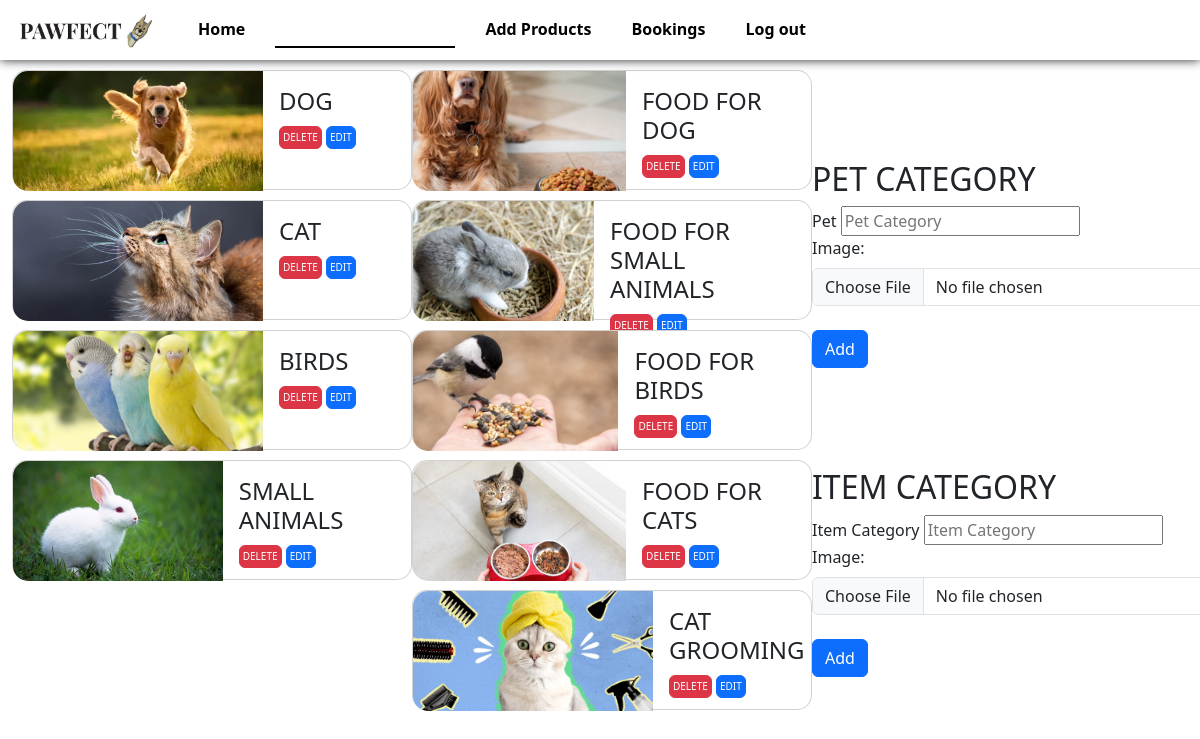
Screenshot of /add_pet (signed in) with the database file from the repository.
### app/models.py (models this page shows)
class Pet(models.Model):
    pet=models.TextField()
    img=models.FileField()

class Category(models.Model):
    category=models.TextField()
    img=models.FileField()

### app/views.py (the view)
# urls.py: path('add_pet',views.add_pet),
def add_pet(req):
    if 'eshop' in req.session:
        if req.method=='POST':
            if 'pet_form' in req.POST:
                pet_cate=req.POST['pet']
                petImg=req.FILES.get('petImg')
                data=Pet.objects.create(pet=pet_cate,img=petImg)
                data.save()
            elif 'category_form' in req.POST:
                prd_cate=req.POST['cate']
                cateImg=req.FILES['cateImg']
                data1=Category.objects.create(category=prd_cate,img=cateImg)
                data1.save()
            return redirect(add_pet)
        else:
            data=Pet.objects.all()
            data1=Category.objects.all()
            return render(req,'shop/pet.html',{'data':data,'data1':data1})
    else:
        return redirect(shop_login)

### templates/shop/pet.html (shortened to what this page needs)
<!DOCTYPE html>
<html lang="en">
<head>
    {% load static %}
    <link href="https://cdn.jsdelivr.net/npm/bootstrap@5.3.3/dist/css/bootstrap.min.css" rel="stylesheet">
    <link rel="stylesheet" href="{% static 'css/pet.css' %}">
    <link rel="stylesheet" href="{% static 'css/style.css' %}">
</head>
<body>
    <nav class="navbar navbar-expand-sm  navbar-dark fixed-top">
        <div class="container-fluid">
          <a class="navbar-brand" href="#"><img src="{% static 'images/pawfectlogo.jpg'%}" alt="" width="150px"></a>
          <div class="collapse navbar-collapse" id="collapsibleNavbar">
            <ul class="navbar-nav">
              <li class="nav-item">
                <a class="nav-link" href="shop_home">Home</a>
              </li>
              <li class="nav-item">
                <a class="nav-link active" href="add_pet">Add Pet or Category</a>
              </li>
              <li class="nav-item">
                <a class="nav-link" href="add_prod">Add Products</a>
              </li>
              <li class="nav-item">
                <a class="nav-link" href="bookings">Bookings</a>
              </li>
              <li class="nav-item">
                <a class="nav-link" href="logout">Log out</a>
              </li>
            </ul>
          </div>
        </div>
      </nav>
    <div class="container-fluid">
        <div class="row">
            <div class="col-lg-4">
                {% for i in data %}
                    <div class="card flex-row" style="width:400px;height: 120px;">
                        <img class="card-img-left" src="{{i.img.url}}" alt="Card image" style="width:250px;height:120px;object-fit: cover;">
                        <div class="card-body">
                            <h4 class="card-title">{{i.pet}}</h4>
                            <a href="delete_pet/{{i.pk}}" class="btn btn-danger dbtn">DELETE</a>
                            <a href="edit_pet/{{i.pk}}" class="btn btn-primary dbtn">EDIT</a>
                        </div>
                    </div>
                {% endfor %}
            </div>
            <div class="col-lg-4">
                {% for i in data1 %}
                    <div class="card flex-row" style="width:400px;height: 120px;">
                        <img class="card-img-left" src="{{i.img.url}}" alt="Card image" style="width:250px;height:120px;object-fit: cover;">
                        <div class="card-body">
                            <h4 class="card-title">{{i.category}}</h4>
                            <a href="delete_category/{{i.pk}}" class="btn btn-danger dbtn">DELETE</a>
                            <a href="edit_category/{{i.pk}}" class="btn btn-primary dbtn">EDIT</a>
                        </div>
                    </div>
                {% endfor %}
            </div>
            <div class="col-lg-4">
                <form action="" method="post" enctype="multipart/form-data" id="pet_form">
                    <h2>PET CATEGORY</h2>
                    <label for="Pet">Pet</label>
                    <input type="text" name="pet" placeholder="Pet Category"><br>
                    <label for="img" class="form-label">Image:</label>
                    <input type="file" class="form-control" name="petImg"><br>
                    <input type="submit" class="btn btn-primary" name="pet_form" value="Add">
                </form>
                <form action="" method="post" enctype="multipart/form-data" id="category_form">
                    <h2>ITEM CATEGORY</h2>
                    <label for="cate">Item Category</label>
                    <input type="text" name="cate" placeholder="Item Category"><br>
                    <label for="img" class="form-label">Image:</label>
                    <input type="file" class="form-control" name="cateImg"><br>
                    <input type="submit" class="btn btn-primary" name="category_form" value="Add">
                </form>
            </div>
        </div>
    </div>
</body>
</html>

### static/css/pet.css (style rules this page uses)
#pet_form,#category_form { width: 400px; margin-top: 100px; }
.card { margin: 10px 0; border-radius: 15px; }
.card img { border-radius: 15px 0 0 15px; }
.dbtn { font-size: 10px; padding: 3px; }

### static/css/style.css (style rules this page uses)
body { margin-top: 60px; }
.navbar { background-color: rgb(255, 255, 255); box-shadow: 0 0 10px ; height: 60px; }
.nav-link { font-weight: 600; color: rgb(0, 0, 0); padding: 5px 10px !important; margin: 0 10px; }
.active { color: black; border-bottom: 2px solid black; }

### rows the page displays
Pet: img (picture), pet "DOG"
Pet: img (picture), pet "CAT"
Pet: img (picture), pet "BIRDS"
Pet: img (picture), pet "SMALL ANIMALS"
Category: img (picture), category "FOOD FOR DOG"
Category: img (picture), category "FOOD FOR SMALL ANIMALS"
Category: img (picture), category "FOOD FOR BIRDS"
Category: img (picture), category "FOOD FOR CATS"
Category: img (picture), category "CAT GROOMING"
